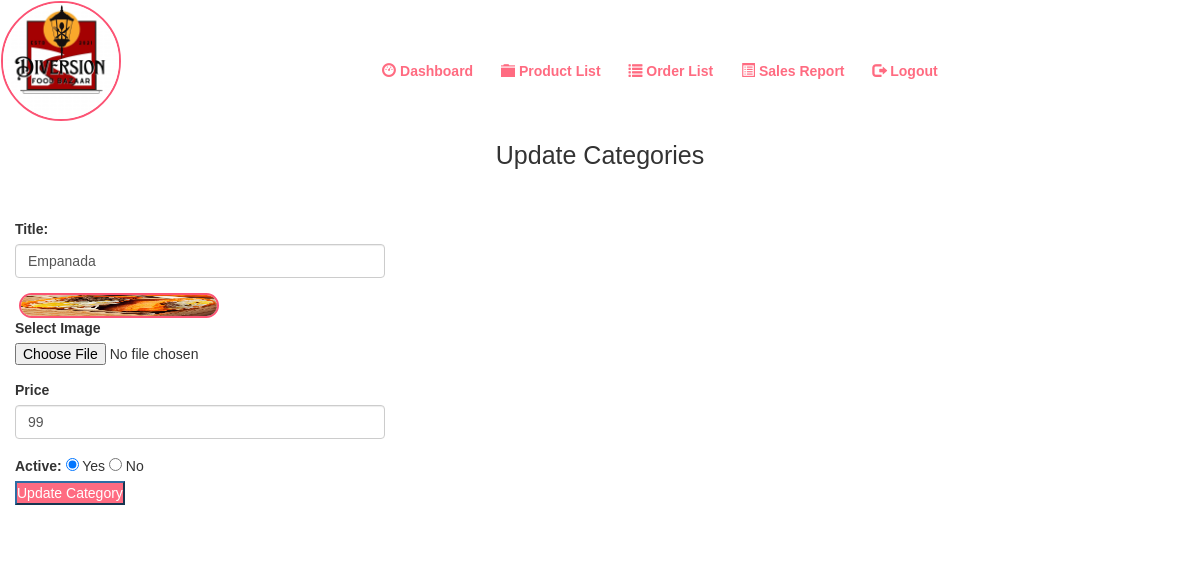
/Tenant/update-category.php?id=85, run on the app's committed database.
### tables this page shows
CREATE TABLE `product_list` (
  `id` int(11) NOT NULL,
  `vendor_id` int(11) NOT NULL,
  `title` varchar(50) NOT NULL,
  `image_name` varchar(255) NOT NULL,
  `price` decimal(10,0) NOT NULL,
  `category` varchar(50) NOT NULL,
  `add_category` varchar(50) NOT NULL,
  `active` varchar(10) NOT NULL
);

### Tenant/update-category.php (the view, shortened to what this page needs)
<?php include('partials/home.php'); ?>
<?php
            if(isset($_GET['id']))
            {
                $id = $_GET['id'];
                $sql = "SELECT * FROM product_list WHERE id='$id'";
                $res = mysqli_query($conn, $sql);
                $count = mysqli_num_rows($res);
        if($count>0)
        {
                        while($row=mysqli_fetch_array($res))
                        {
                            $title = $row['title'];
                            $current_image = $row['image_name'];
                            $price = $row['price'];
                            $active = $row['active'];
                        }
                    }
            }
            else
            {
                header('location:'.SITEURL.'Tenant/category.php');
            }
                        ?>
<div class="card card-outline card-primary">
	<div class="card-header">
		<h3 class="card-title text-center">Update Categories</h3>
		<div class="card-tools text-center">
		<br><br>
    </div>
</div>
<div class="container-fluid">
<form action="" method="POST"  enctype="multipart/form-data" id="product-form">
            <div class="row">
                <div class="col-md-4">
                <div class="form-group">
                    <label for="title" class="control-label">Title: </label>
                    <input type="title" id="title" name="title" class="form-control form-control-sm form-control-border" value="<?php echo $title; ?>" required>
                </div>
                    <div class="form-group">
                        <?php
                        if($current_image=="")
                        {
                            echo "<div class='error'>Image not available</div>";
                        }
                        else
                        {
                            ?>
                            <img src="<?php echo SITEURL; ?>images/category/<?php echo $current_image; ?>"  width="200px">
                            <?php
                        }
                        ?>
                        <div class="form-group">
                        <label for="image" class="control-label">Select Image</label>
                        <input type="file" id="image" name="image" class="form-control-sm form-control-border">
                    </div>
                    </div>
                    <div class="form-group">
                        <label for="price" class="control-label">Price</label>
                        <input type="number" id="price" name="price" class="form-control form-control-sm form-control-border" value="<?php echo $price; ?>">
                    </div>
                    <label for="active" name="active" class="control-label">Active: </label>
                    <td>
                    <input <?php if($active=="Yes"){echo "Checked";} ?> type="radio" name="active" value="Yes"> Yes
                    <input <?php if($active=="No"){echo"Checked";} ?> type="radio" name="active" value="No"> No
                    </td>
                    <tr>
                        <br>
                    <td colspan="3">
                        <input type="submit" name="submit" value="Update Category" class="btn-primary">
                    </td>
                    </tr>
                    <br><br><br>
    </form>
</div>
            </div>

### css/style.css (style rules this page uses)
* { margin: 0 0; padding: 0 0; font-family: Arial, Helvetica, sans-serif; }
img { margin-right: -.5rem; height: 2.5rem; max-width: 100%; border-radius: 9999px; border: solid 2px #fc5374; transition: .3s all ease; }
.text-center { text-align: center; }
.btn-primary { background-color: #ff6b81; color: white; cursor: pointer; }
h3 { font-size: 2.5rem; }

### data on the page
product_list: title "Empanada", image_name (picture), price "99", active "☑"
